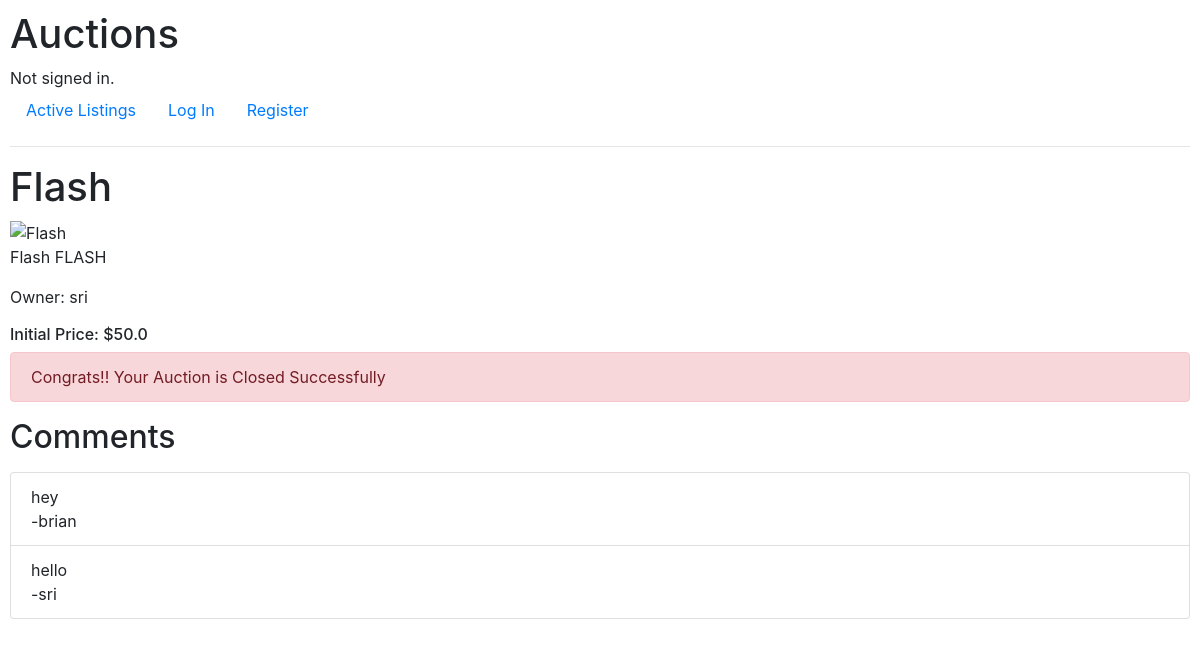
Screenshot of /closeAuction/3 with the database file from the repository.
### auctions/models.py (models this page shows, shortened)
class Listing(models.Model):
    title = models.CharField(max_length=100)
    description = models.CharField(max_length=500)
    imageUrl = models.CharField(max_length=1000)
    price = models.ForeignKey(Bid, on_delete=models.CASCADE, blank=True, null = True, related_name="bidPrice")
    isActive = models.BooleanField(default=True)
    owner = models.ForeignKey(User, on_delete=models.CASCADE, blank=True, null = True, related_name="user")
    category = models.ForeignKey(Categories, on_delete=models.CASCADE, blank=True, null= True, related_name="category")
    watchlist = models.ManyToManyField(User, blank = True, null = True, related_name="listingwatchlist")

class User(AbstractUser):
    pass

class Bid(models.Model):
    bid = models.FloatField(default=0)
    user = models.ForeignKey(User, on_delete=models.CASCADE, blank=True, null = True, related_name="userBid")
    def __str__(self):
        return f"{self.bid}"

class Comment(models.Model):
    author = models.ForeignKey(User, on_delete=models.CASCADE, blank=True, null = True, related_name="userComment")
    listing = models.ForeignKey(Listing, on_delete=models.CASCADE, blank=True, null = True, related_name="listingComment")
    message = models.CharField(max_length=200)

### auctions/views.py (the view)
# urls.py: path("closeAuction/<int:id>", views.closeAuction, name= "closeAuction")
def closeAuction(request, id):
    listingObj = Listing.objects.get(pk = id)
    listingObj.isActive = False
    listingObj.save()
    isListingInWatchlist = request.user in listingObj.watchlist.all()
    allComments = Comment.objects.filter(listing=listingObj)
    isOwner = request.user.username == listingObj.owner.username
    return render(request, "auctions/listing.html",{
        "listing" : listingObj,
        "isListingInWatchlist" :isListingInWatchlist,
        "allComments" : allComments,
        "leastBid": float(listingObj.price.bid) + 0.05,
        "isOwner" : isOwner,
        "AuctionUpdate" : True,
        "message" : "Congrats!! Your Auction is Closed Successfully"
    })

### auctions/templates/auctions/listing.html (shortened to what this page needs)
{% extends 'auctions/layout.html' %}
{% block body %}
    <h1>{{listing.title}}</h1>
    <img src="{{ listing.imageURL }}" alt="{{ listing.title }}" height= "400px">
    <p>{{listing.description}}</p>
    <p>Owner: {{listing.owner}}</p>
    <h6>Initial Price: ${{listing.price}}</h6>
        {% if update and message%}
        <div class="alert alert-success">{{message}}</div>
        {% elif not update and message %}
        <div class="alert alert-danger">{{message}}</div>
        {% endif %}
    <div class="form-group">
        <h2>Comments</h2>
    </div>
    <ul class="list-group">
    {% for comment in allComments  %}
        <li class="list-group-item">{{comment.message}}
            <br/>
            -{{comment.author}}
        </li>
    {% endfor %}
    </ul>
{% endblock %}

### auctions/static/auctions/styles.css (style rules this page uses)
body { padding: 10px; }

### rows the page displays
Listing: title "Flash", description "Flash FLASH", owner "sri", price "50.0"
Comment: message "hey", author "brian"
Comment: message "hello", author "sri"

### other values shown
{{ message }} "Congrats!! Your Auction is Closed Successfully"
